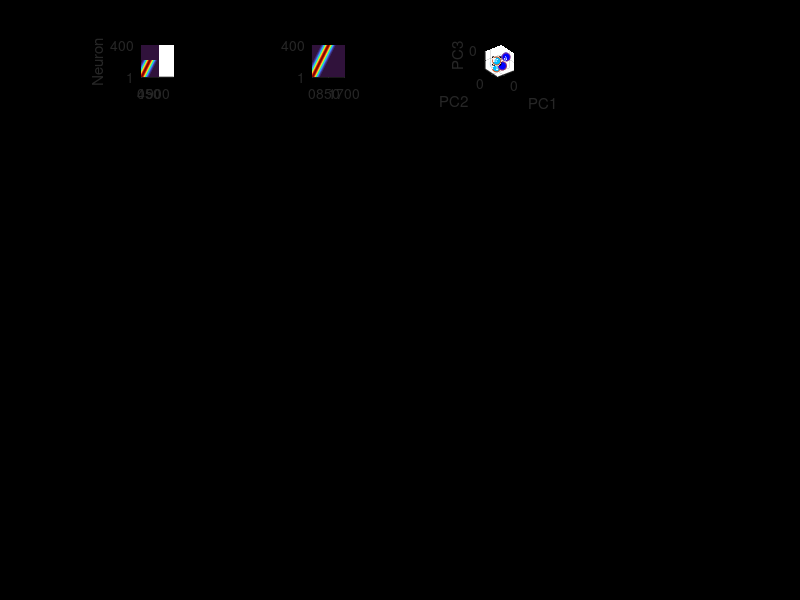

Reproduce this figure in MATLAB. (Note: this script raises an error after producing the figure.)
function f = Simulation_Moving_Bumps()
% Figure 7. Neural sequence simulations and their resulting neural trajectories.

clear
f = figure('color', 'black','units','normalized','outerposition',[0 0 1 1]);
whitebg('k')

set(f, 'InvertHardcopy', 'off')
set(f, 'color', [0 0 0]);

% Modality  refers to absolute or relative
% Reset refers to resetting or not the neural sequences
% Sg_prop refers to 

% Panel A
Modality = 'Abs'; Reset = 'off'; Sg_prop = 'off'; Am_prop = 'off'; Motor = 'off'; Tuning = 'none';
plot_Sim(Modality, Reset, Sg_prop, Am_prop, Motor, Tuning, 1)
% Panel B
Modality = 'Abs'; Reset = 'on'; Sg_prop = 'off'; Am_prop = 'off'; Motor = 'off'; Tuning = 'none';
plot_Sim(Modality, Reset, Sg_prop, Am_prop, Motor, Tuning, 2)
% Panel C
Modality = 'Rel'; Reset = 'on'; Sg_prop = 'on'; Am_prop = 'off'; Motor = 'off'; Tuning = 'none';
plot_Sim(Modality, Reset, Sg_prop, Am_prop, Motor, Tuning, 3)
% Panel D
Modality = 'Rel'; Reset = 'on'; Sg_prop = 'off'; Am_prop = 'on'; Motor = 'off'; Tuning = 'none';
plot_Sim(Modality, Reset, Sg_prop, Am_prop, Motor, Tuning, 4)
% Panel E
Modality = 'Rel'; Reset = 'on'; Sg_prop = 'on'; Am_prop = 'off'; Motor = 'on'; Tuning = 'none';
plot_Sim(Modality, Reset, Sg_prop, Am_prop, Motor, Tuning, 5)
% Panel F
Modality = 'Rel'; Reset = 'on'; Sg_prop = 'on'; Am_prop = 'off'; Motor = 'on'; Tuning = 'single';
plot_Sim(Modality, Reset, Sg_prop, Am_prop, Motor, Tuning, 6)
% Panel G
Modality = 'Rel'; Reset = 'on'; Sg_prop = 'on'; Am_prop = 'off'; Motor = 'on'; Tuning = 'double';
plot_Sim(Modality, Reset, Sg_prop, Am_prop, Motor, Tuning, 7)


function plot_Sim(Modality, Reset, Sg_prop, Am_prop, Motor, Tuning, num_pan)

    Dur = [450 850]; % Durations
    nNeu = 400; % Number of neurons
    nDur = 2;   % Number of durations
    nSO = 2;    % Number f serial orders
    nB = 100;   % Number of bins in serial order
    sgp = 0.3;  % activation period scaling factor
    fcN = 50;   % number of shared neurons
    frc = 50;
    J = fcN+1:nNeu-fcN;
    
    for cDur = 1:2
        
        t{cDur} = linspace(0, nSO*Dur(cDur), nSO * nB + 1)';
        
        switch Modality
            case 'Abs'
                T = linspace(0, Dur(end), nNeu);
            case 'Rel'
                T = linspace(0, Dur(cDur), nNeu);    
        end
        
        
        switch Sg_prop
            case 'on'
                sg = sgp * Dur(cDur) * ones(1, nNeu);
            case 'off'
                sg = sgp * 650  * ones(1, nNeu);            
        end
    
        switch Motor
            case 'on'
                T(1:fcN) = linspace(0, Dur(cDur)/frc, fcN);
                T(nNeu-fcN+1:nNeu) = linspace((frc-1)*Dur(cDur)/frc, Dur(cDur), fcN);
                T(fcN+1: nNeu-fcN) = linspace(Dur(cDur)/frc + sgp * Dur(cDur), (frc-1)*Dur(cDur)/frc - sgp * Dur(cDur), nNeu - 2*fcN);
            case 'off'
                
        end
        switch Tuning
            case 'single'
                if cDur == 1
                    T(J(1:2:end)) = inf;
                end
            case 'double'
                if cDur == 1
                    T(J(1:2:end)) = inf;
                else
                    T(J(2:2:end)) = inf;
                end
            otherwise
                
        end
        switch Am_prop
            case 'on'
                A = Dur(cDur) / Dur(2);
            case 'off'
                A = 1;
        end
        
        switch Reset
            case 'on'
                d = mod(t{cDur}-T, Dur(cDur));
                d = min(d, Dur(cDur)-d);
            case 'off'
                d = abs(t{cDur}-T);
        end
        
        % spike density calculation
        R{cDur} = A * exp(-(d ./ sg).^2); 
        R{cDur}(:, T>Dur(cDur)) = 0;
        subplot(7, 4, 4*(num_pan-1)+cDur)
        % plot of spike density
        pcolor(t{cDur}, 1: nNeu, R{cDur}')
        caxis([0 1])
        axis square
        axis([0 2*Dur(end) 1 nNeu])
        shading interp
        set(gca, 'xtick', Dur(cDur)*(0:2), 'YTick', [1 nNeu])
        box off
        if cDur == 1
            ylabel('Neuron')
        end
        colormap turbo
    end
    
    % calculation of neural trajectories
    RT = [R{1};R{2}];
    [~, PC] = pca(normalize(RT));
    PC = PC(:, 1:3)';
    PM = mean(PC(:, [1 nSO*nB+2]), 2);
    ID = repmat(1:nDur, nSO*nB+1, 1); ID = ID(:);
    subplot(7, 4, 4*(num_pan-1)+3)
    hold on
    % colorplot = [0.75, 0, 0; 0.5, 0, 0];
    colorplot = [0,0.7490,1; 0 0 1];

    for c1 = 1: cDur    
        plot3(PC(1, ID == c1), PC(2, ID == c1), PC(3, ID == c1), 'LineWidth',3-c1, 'color', colorplot(c1, :))
        plot3(PC(1, (0:nB:nSO*nB)+(c1-1)*(nSO*nB)+c1), PC(2, (0:nB:nSO*nB)+(c1-1)*(nSO*nB)+c1), PC(3, (0:nB:nSO*nB)+(c1-1)*(nSO*nB)+c1), 'o', 'MarkerFaceColor',colorplot(c1, :))
    end
    plot3(PM(1), PM(2), PM(3), 'sk', 'MarkerFaceColor',[0 0 0])
    view(3)
    xlabel('PC1');
    ylabel('PC2');
    zlabel('PC3');
    axis equal
    set(gca, 'XTick', 0, 'YTick', 0, 'ZTick', 0)
    grid on
    hold off    
    ka = Amplitud_Index(PC, PM, nSO, nB, Dur);
    kv = Velocity_index(PC, nSO, nB, Dur);
    AMSI = AMSI_index(ka, kv);
    subplot(7, 4, 4*(num_pan-1)+4)
    plot(1: nSO*nB, AMSI, 'color','r','linewidth', 2)
    set(gca, 'tickdir', 'out','XTick', 0:nB:nSO*nB, 'XTickLabel', {'0' '\pi' '2 \pi'}, 'ytick', -1:1)
    grid on
    axis([1 nSO*nB+1 -1 1])
    axis square
    ylabel('AMSI')
end

function ka = Amplitud_Index(PC, PM, nSO, nB, Dur)
    fSig = 5;
    Amplitud = vecnorm(PC - PM);
    Amplitud = reshape(Amplitud, [nSO*nB+1, 2])';
    DiffAmp = diff(Amplitud);
    MinAmp = 0;
    MaxAmp = max(Amplitud, [], 'all') * (1-Dur(1)/Dur(2));
    ka = logsig(fSig*(-0.5+(DiffAmp-MinAmp) / (MaxAmp-MinAmp)));
end

function kv = Velocity_index(PC, nSO, nB, Dur)
    tR = linspace(0, nSO, nSO*nB+1);
    fSig = 5;
    Velocidad(1, :) = vecnorm(diff(PC(:, 1: nSO*nB+1), [], 2) ./ diff(Dur(1) * tR));
    Velocidad(2, :) = vecnorm(diff(PC(:, (1: nSO*nB+1) + nSO*nB+1), [], 2) ./ diff(Dur(2)*tR));
    DiffVel = diff(Velocidad([2 1], :));
    MinVel = 0;
    MaxVel = max(Velocidad, [], 'all') * (1-Dur(1)/Dur(2));
    kv = logsig(fSig*(-0.5+(DiffVel-MinVel) / (MaxVel-MinVel)));
end

function AMSI = AMSI_index(ka, kv)
    AMSI = (ka(:, 1:end-1) - kv) ./ (ka(:, 1: end-1) + kv);
end

end